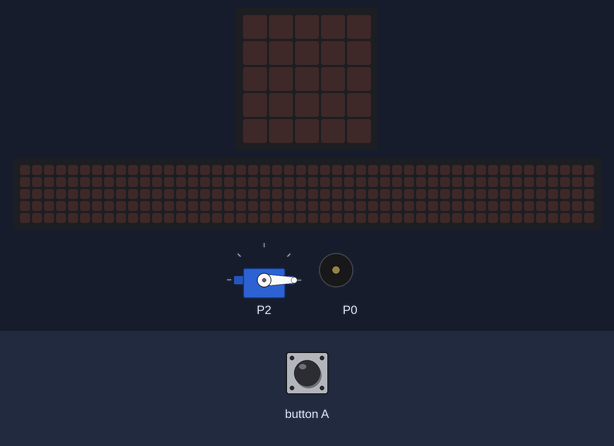
This program was run on a simulated BBC micro:bit (MakeCode). Parts: servo, the board's 5×5 LED display, a strip that is not on the board, showing the scrolling text unrolled, buzzer (waves = sounding). Inputs (shaded band) come from the test bench. The 48×5 strip is a reading aid, not a part: it shows the text the display is scrolling, unrolled, one strip-width of it at a time.

Above: at 1.2 s.
1.3 s: button A pressed for 0.15 s
At 1.37 s:
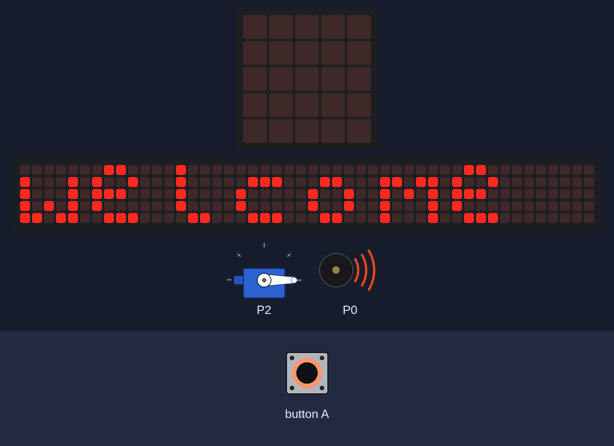
7.3 s: button A pressed for 3.2 s
At 8.84 s:
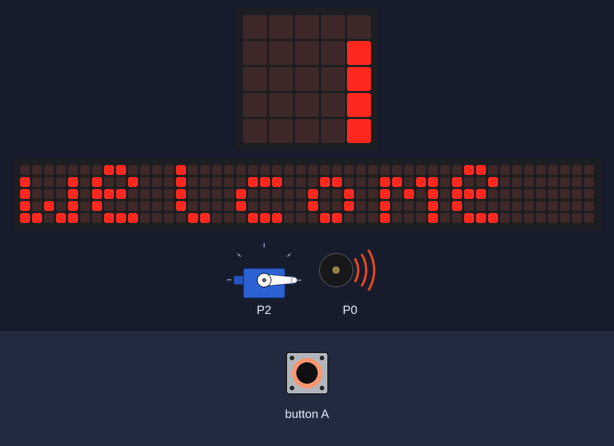
15.0 s: button A pressed for 1 s
At 22.91 s:
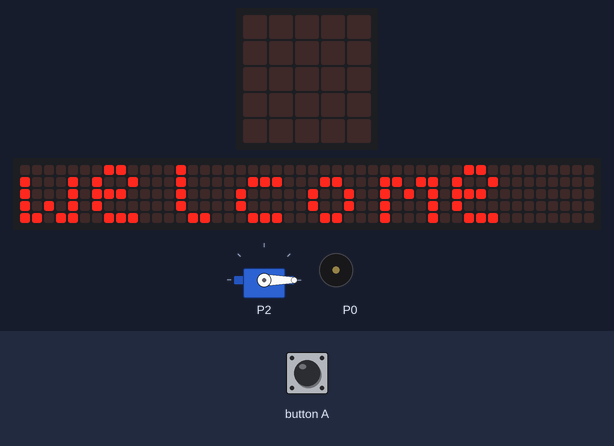
Timing chart, 0 to 24.8 s (numbered marks = the images above; inputs shaded):
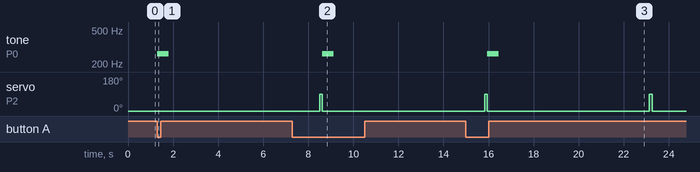

The program:

main.ts
```typescript
basic.forever(function () {
    pins.servoWritePin(AnalogPin.P2, 0)
    pins.analogWritePin(AnalogPin.P1, 0)
    if (input.buttonIsPressed(Button.A)) {
        music.play(music.tonePlayable(262, music.beat(BeatFraction.Whole)), music.PlaybackMode.InBackground)
        pins.digitalWritePin(DigitalPin.P0, 0)
        basic.showString("welcome")
        pins.analogWritePin(AnalogPin.P1, 1)
        pins.servoWritePin(AnalogPin.P2, 90)
        basic.pause(100)
    }
})
```

test.ts
```typescript
// 在此处测试；当此软件包作为插件使用时，将不会编译此软件包。
```

Measured:
- after the input at 1.3 s, tone on P0: silent → 262 Hz at once, → silent 0.50 s later; the display: changes at once (image 1)
- after the input at 7.3 s, tone on P0: silent → 262 Hz after 1.3 s, → silent 0.50 s later
- after the input at 15.0 s, tone on P0: silent → 262 Hz after 0.94 s, → silent 0.50 s later
- by itself, servo on P2: alternates 90° for 0.12 s and 0° for 7.2 s
- what the display in image 3 shows lasts 0.4 s, from 22.7 s to 23.1 s
